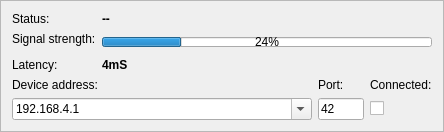
<?xml version="1.0" encoding="UTF-8"?>
<ui version="4.0">
 <class>ConnectionPanelClass</class>
 <widget class="QFrame" name="ConnectionPanelClass">
  <property name="geometry">
   <rect>
    <x>0</x>
    <y>0</y>
    <width>444</width>
    <height>126</height>
   </rect>
  </property>
  <property name="windowTitle">
   <string>Frame</string>
  </property>
  <property name="frameShape">
   <enum>QFrame::StyledPanel</enum>
  </property>
  <property name="frameShadow">
   <enum>QFrame::Raised</enum>
  </property>
  <layout class="QVBoxLayout" name="verticalLayout">
   <item>
    <layout class="QGridLayout" name="gridLayout_3">
     <item row="0" column="1">
      <widget class="QLabel" name="m_ConnectionStatusView">
       <property name="font">
        <font>
         <weight>75</weight>
         <bold>true</bold>
        </font>
       </property>
       <property name="text">
        <string>--</string>
       </property>
      </widget>
     </item>
     <item row="3" column="1">
      <widget class="QLabel" name="m_LatencyView">
       <property name="font">
        <font>
         <weight>75</weight>
         <bold>true</bold>
        </font>
       </property>
       <property name="text">
        <string>4mS</string>
       </property>
      </widget>
     </item>
     <item row="0" column="0">
      <widget class="QLabel" name="label_4">
       <property name="text">
        <string>Status:</string>
       </property>
      </widget>
     </item>
     <item row="3" column="0">
      <widget class="QLabel" name="label_13">
       <property name="text">
        <string>Latency:</string>
       </property>
      </widget>
     </item>
     <item row="1" column="0">
      <widget class="QLabel" name="label_10">
       <property name="text">
        <string>Signal strength:</string>
       </property>
      </widget>
     </item>
     <item row="1" column="1" rowspan="2">
      <widget class="QProgressBar" name="m_SignalStrengthView">
       <property name="maximumSize">
        <size>
         <width>16777215</width>
         <height>10</height>
        </size>
       </property>
       <property name="value">
        <number>24</number>
       </property>
       <property name="invertedAppearance">
        <bool>false</bool>
       </property>
       <property name="format">
        <string extracomment="0">%p%</string>
       </property>
      </widget>
     </item>
    </layout>
   </item>
   <item>
    <layout class="QGridLayout" name="gridLayout_4">
     <item row="1" column="1">
      <widget class="QLabel" name="label_16">
       <property name="text">
        <string>Port:</string>
       </property>
      </widget>
     </item>
     <item row="2" column="1">
      <widget class="QLineEdit" name="m_DevicePortView">
       <property name="inputMask">
        <string>90000</string>
       </property>
       <property name="text">
        <string>42</string>
       </property>
      </widget>
     </item>
     <item row="1" column="2">
      <widget class="QLabel" name="label_19">
       <property name="text">
        <string>Connected:</string>
       </property>
      </widget>
     </item>
     <item row="1" column="0">
      <widget class="QLabel" name="label_15">
       <property name="sizePolicy">
        <sizepolicy hsizetype="Minimum" vsizetype="Preferred">
         <horstretch>0</horstretch>
         <verstretch>0</verstretch>
        </sizepolicy>
       </property>
       <property name="text">
        <string>Device address:</string>
       </property>
      </widget>
     </item>
     <item row="2" column="2">
      <widget class="QCheckBox" name="m_ConnectCheckBox">
       <property name="text">
        <string/>
       </property>
      </widget>
     </item>
     <item row="2" column="0">
      <widget class="QComboBox" name="m_DeviceAddressView">
       <property name="minimumSize">
        <size>
         <width>300</width>
         <height>0</height>
        </size>
       </property>
       <property name="editable">
        <bool>true</bool>
       </property>
       <property name="currentText">
        <string>192.168.4.1</string>
       </property>
       <property name="insertPolicy">
        <enum>QComboBox::InsertAtTop</enum>
       </property>
      </widget>
     </item>
    </layout>
   </item>
  </layout>
 </widget>
 <resources/>
 <connections/>
</ui>
